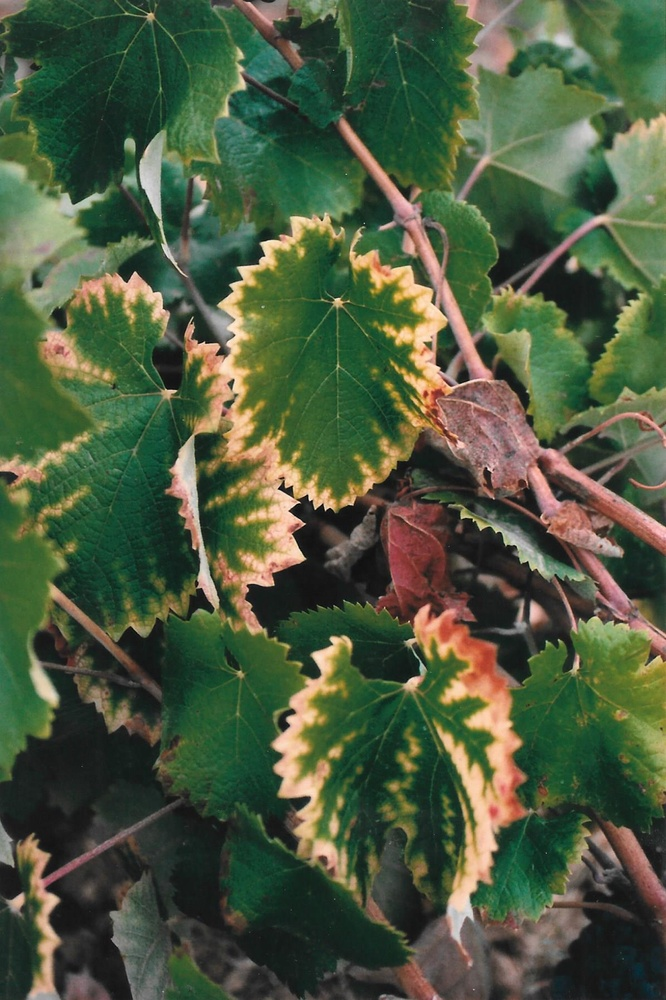
#> input picture imagenes/carencias.magnesio0003.jpg, 666 x 1000 px, shrunk from 1196 x 1796 before the run, given as the content of the folder ../imagenes/carencias.magnesio0003.jpg, which was not available
$ python segment_leaves.py --input ../imagenes/carencias.magnesio0003.jpg --output out.png
#> lines starting #> are read from the running program, lines starting #| are printed output that depends on the picture; after the words box and inside, x2 and y2 are one past the last pixel; in counts of white or black regions, pixels touching at a corner belong together; pictures that were not available may be replaced by others from this repository, and a replacement may not be noted
import os
import cv2
import numpy as np
import argparse
from tqdm import tqdm
from concurrent.futures import ThreadPoolExecutor, as_completed

def refine_mask(mask):
    h, w = mask.shape
    flood_mask = np.zeros((h + 2, w + 2), np.uint8)
    cleaned = mask.copy()
    cv2.floodFill(cleaned, flood_mask, (0, 0), 0)
    contours, _ = cv2.findContours(cleaned, cv2.RETR_EXTERNAL, cv2.CHAIN_APPROX_SIMPLE)
    if not contours:
        return mask
    largest_contour = max(contours, key=cv2.contourArea)
    refined_mask = np.zeros_like(mask)
    cv2.drawContours(refined_mask, [largest_contour], -1, 255, thickness=cv2.FILLED)
    return refined_mask

def segment_leaf(image):
    lab = cv2.cvtColor(image, cv2.COLOR_BGR2Lab)
    L, a, b = cv2.split(lab)
    L_eq = cv2.equalizeHist(L)
    L_blur = cv2.GaussianBlur(L_eq, (5, 5), 0)
    a_blur = cv2.GaussianBlur(a, (5, 5), 0)
    b_blur = cv2.GaussianBlur(b, (5, 5), 0)
    border = 10
    edges_a = np.concatenate([
        a_blur[:border, :].flatten(),
        a_blur[-border:, :].flatten(),
        a_blur[:, :border].flatten(),
        a_blur[:, -border:].flatten()
    ])
    edges_b = np.concatenate([
        b_blur[:border, :].flatten(),
        b_blur[-border:, :].flatten(),
        b_blur[:, :border].flatten(),
        b_blur[:, -border:].flatten()
    ])
    bg_a = np.median(edges_a)
    bg_b = np.median(edges_b)
    diff = np.sqrt((a_blur - bg_a) ** 2 + (b_blur - bg_b) ** 2)
    color_mask = (diff > 10).astype(np.uint8) * 255
    shadow_mask = ((L_blur < 100) & (diff < 15)).astype(np.uint8) * 255
    mask = cv2.bitwise_and(color_mask, cv2.bitwise_not(shadow_mask))
    kernel = np.ones((5, 5), np.uint8)
    mask = cv2.morphologyEx(mask, cv2.MORPH_CLOSE, kernel)
    mask = cv2.morphologyEx(mask, cv2.MORPH_OPEN, kernel)
    mask = refine_mask(mask)
    result = cv2.bitwise_and(image, image, mask=mask)
    return result

def get_all_images(input_dir):
    image_files = []
    for root, _, files in os.walk(input_dir):
        for f in files:
            if f.lower().endswith(('.png', '.jpg', '.jpeg')):
                abs_path = os.path.join(root, f)
                rel_path = os.path.relpath(abs_path, input_dir)
                image_files.append((abs_path, rel_path))
    return image_files

def process_image(args):
    abs_path, rel_path, input_dir, output_dir = args
    image = cv2.imread(abs_path)
    if image is None:
        return None
    segmented = segment_leaf(image)
    out_path = os.path.join(output_dir, rel_path)
    os.makedirs(os.path.dirname(out_path), exist_ok=True)
    cv2.imwrite(out_path, segmented, [cv2.IMWRITE_PNG_COMPRESSION, 9])
    return rel_path

def process_folder(input_dir, output_dir, max_workers=8):
    images = get_all_images(input_dir)
    tasks = [(abs_path, rel_path, input_dir, output_dir) for abs_path, rel_path in images]
    with ThreadPoolExecutor(max_workers=max_workers) as executor:
        futures = [executor.submit(process_image, t) for t in tasks]
#> in process_image, image is the input picture: shape (1000, 666, 3); mean B, G, R 63.3, 89.7, 76.2
#> in segment_leaf, `lab = cv2.cvtColor(image, cv2.COLOR_BGR2Lab)`: lab: shape (1000, 666, 3); mean of channels 0, 1, 2 91.9, 118.1, 141.8
#> in segment_leaf, `L, a, b = cv2.split(lab)`:
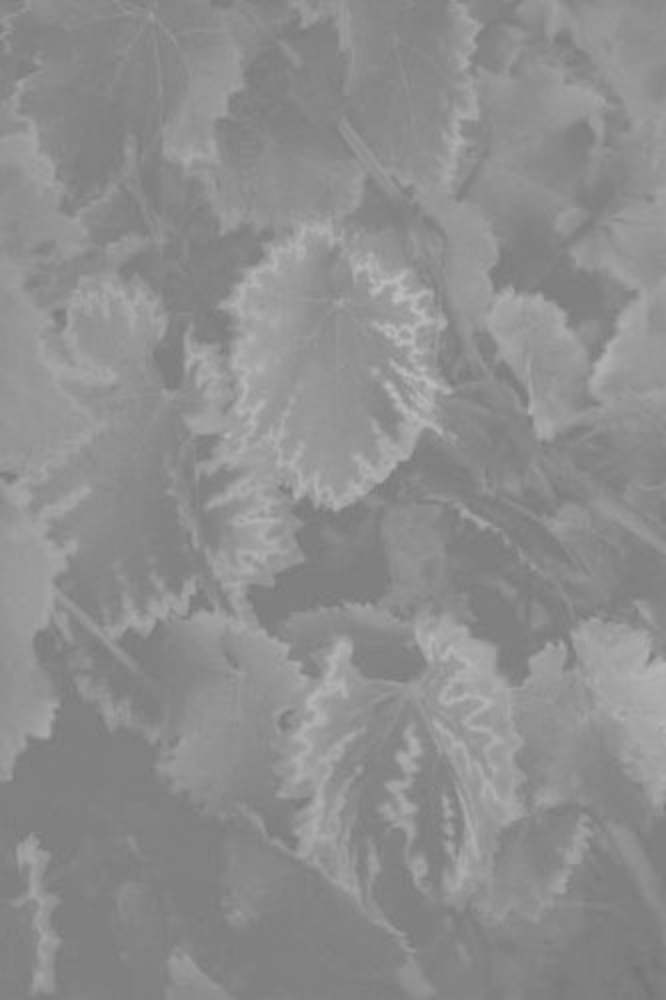
#> b: shape (1000, 666); min 116, max 188, mean 141.8
#> in segment_leaf, `L_eq = cv2.equalizeHist(L)`:
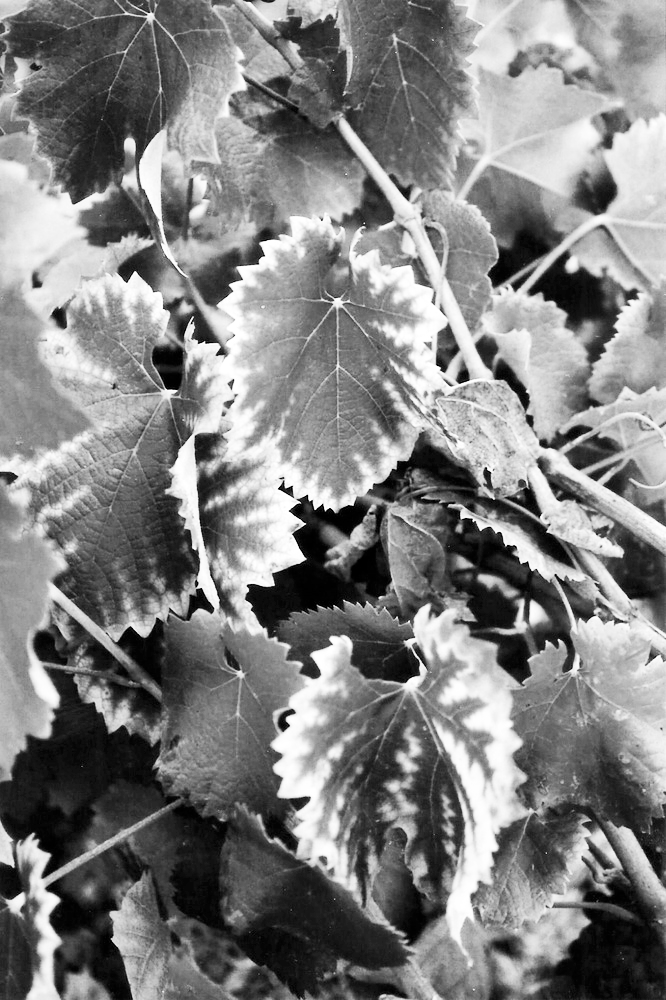
#> L_eq: shape (1000, 666); min 0, max 255, mean 128.3
#> in segment_leaf, `bg_a = np.median(edges_a)`: bg_a = 117
#> in segment_leaf, `bg_b = np.median(edges_b)`: bg_b = 139
#> in segment_leaf, `diff = np.sqrt((a_blur - bg_a) ** 2 + (b_blur - bg_b) ** 2)`:
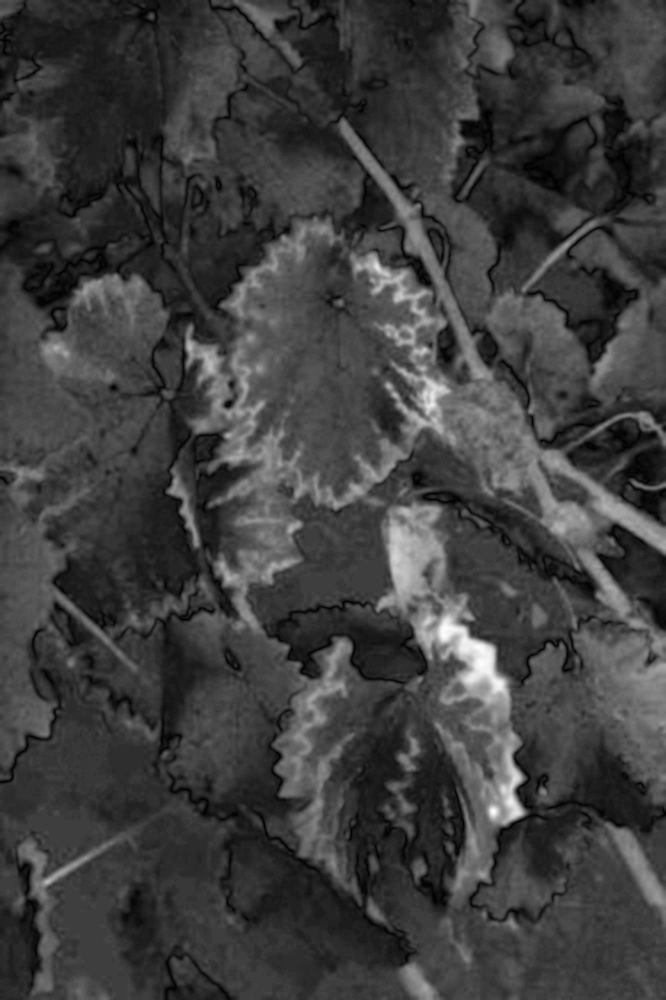
#> diff: shape (1000, 666) float64; min 0, max 63.6, mean 15.8; drawn with min black and max white
#> in segment_leaf, `color_mask = (diff > 10).astype(np.uint8) * 255`:
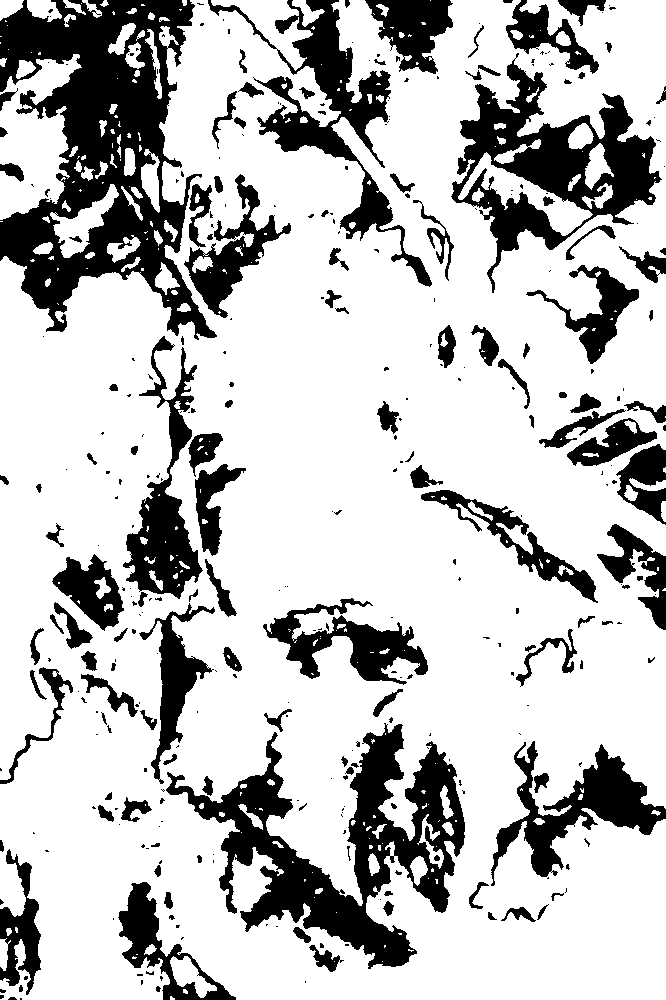
#> color_mask: shape (1000, 666); 75.4% white; 344 black regions (209 under 20 px), largest, box (x1, y1, x2, y2) and area: (0, 0, 217, 340) 34859, (166, 723, 465, 969) 24207, (451, 53, 662, 293) 16607
#> in segment_leaf, `shadow_mask = ((L_blur < 100) & (diff < 15)).astype(np.uint8) * 255`:
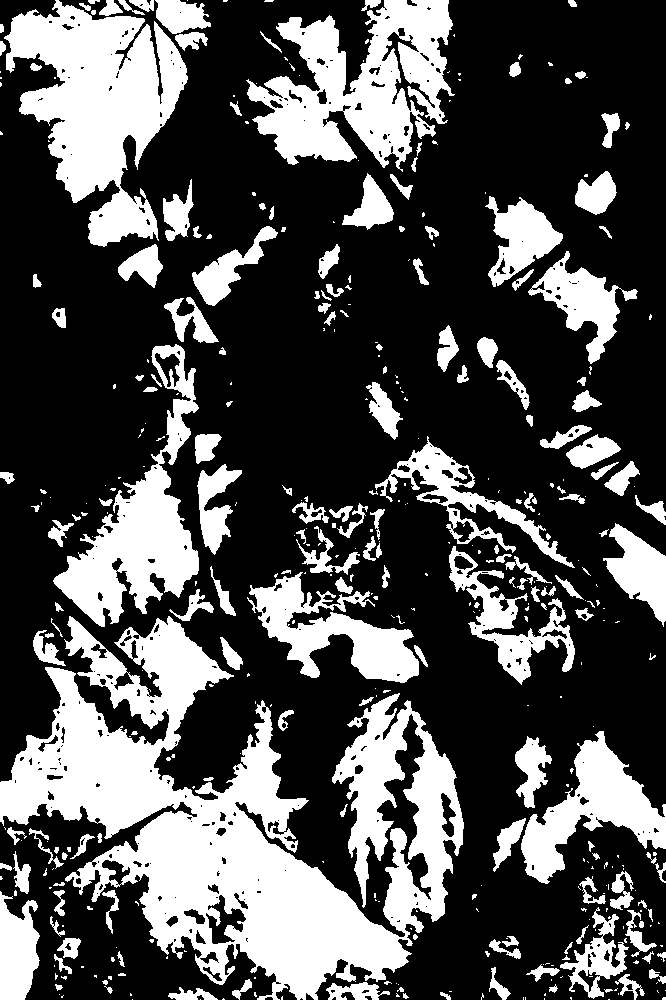
#> shadow_mask: shape (1000, 666); 31.4% white; 424 white regions (238 under 20 px), largest, box (x1, y1, x2, y2) and area: (0, 616, 464, 1000) 73538, (4, 0, 188, 247) 23357, (246, 0, 455, 172) 19090
#> in segment_leaf, `mask = cv2.bitwise_and(color_mask, cv2.bitwise_not(shadow_mask))`: mask: shape (1000, 666); 60% white; 439 black regions (263 under 20 px), largest, box (x1, y1, x2, y2) and area: (0, 589, 465, 1000) 82097, (0, 0, 219, 345) 41913, (208, 0, 455, 287) 23840
#> in segment_leaf, `mask = cv2.morphologyEx(mask, cv2.MORPH_CLOSE, kernel)`: mask: shape (1000, 666); 63.8% white; 195 black regions (3 under 20 px), largest, box (x1, y1, x2, y2) and area: (0, 616, 465, 998) 75524, (0, 0, 216, 343) 40291, (256, 0, 453, 166) 19083
#> in segment_leaf, `mask = cv2.morphologyEx(mask, cv2.MORPH_OPEN, kernel)`: mask: shape (1000, 666); 62.6% white; 119 black regions (1 under 20 px), largest, box (x1, y1, x2, y2) and area: (0, 593, 465, 1000) 82124, (0, 0, 216, 343) 41931, (243, 0, 453, 166) 20675
#> in refine_mask, `cv2.floodFill(cleaned, flood_mask, (0, 0), 0)`:
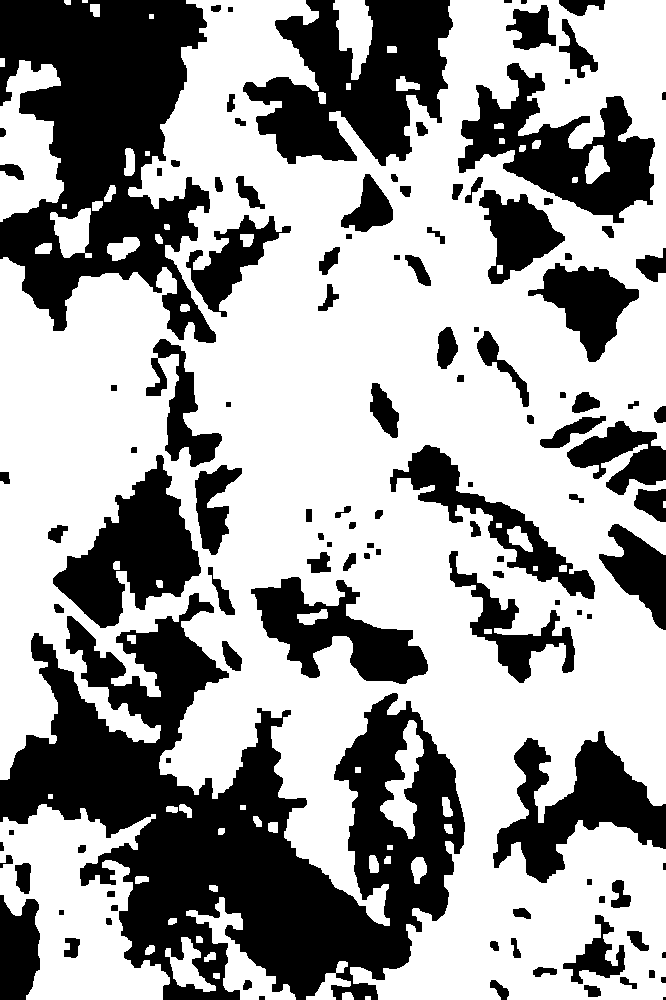
#> cleaned: shape (1000, 666); 62.4% white; 119 black regions (1 under 20 px)
#> in refine_mask, `contours, _ = cv2.findContours(cleaned, cv2.RETR_EXTERNAL, cv2.CHAIN_A..`: contours = 53 contours, 7 with area under 20; largest, box (x1, y1, x2, y2) and area: (0, 0, 666, 1000) 450468, (0, 804, 170, 1000) 19631, (0, 60, 64, 222) 6162, (186, 897, 296, 1000) 2858, (380, 720, 424, 839) 2044
#> in refine_mask, `largest_contour = max(contours, key=cv2.contourArea)`: largest_contour = contour of 2684 points, box (x1, y1, x2, y2) (0, 0, 666, 1000), area 450468
#> in refine_mask, `cv2.drawContours(refined_mask, [largest_contour], -1, 255, thickness=c..`: refined_mask: shape (1000, 666); 68.3% white; 19 black regions (1 under 20 px), largest, box (x1, y1, x2, y2) and area: (0, 593, 465, 1000) 114833, (0, 0, 216, 343) 52419, (243, 0, 453, 166) 23075
#> in segment_leaf, `result = cv2.bitwise_and(image, image, mask=mask)`:
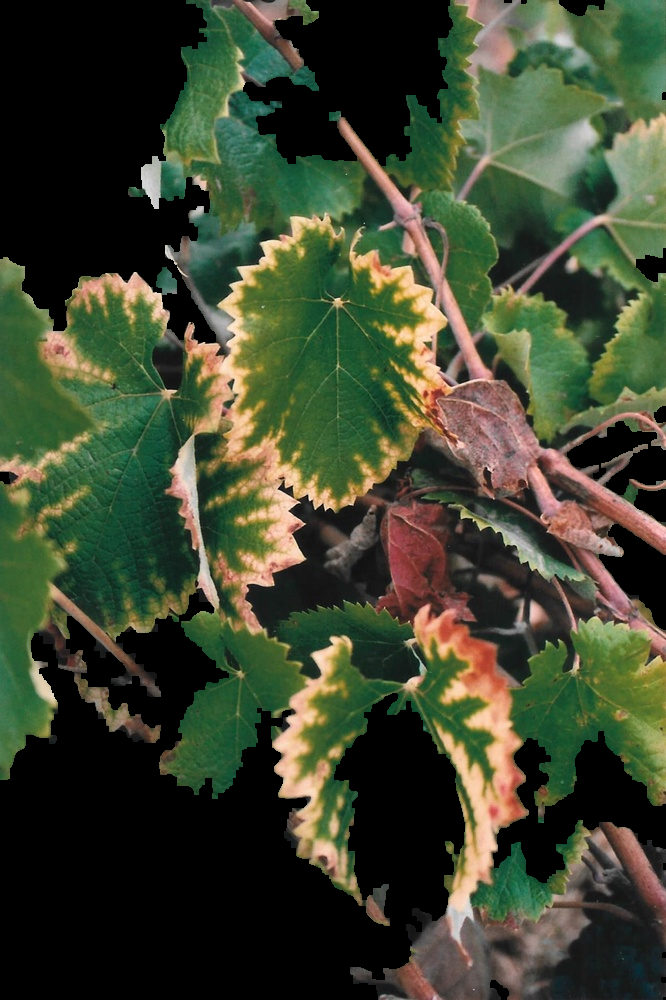
#> result: shape (1000, 666, 3); mean B, G, R 47.5, 69.1, 61.6
        for _ in tqdm(as_completed(futures), total=len(futures), desc="Segmentando"):
            pass

if __name__ == "__main__":
    parser = argparse.ArgumentParser(description="Segmentación mejorada estilo PlantVillage")
    parser.add_argument("--input", required=True, help="Carpeta de entrada con imágenes")
    parser.add_argument("--output", required=True, help="Carpeta de salida para imágenes segmentadas")
    parser.add_argument("--workers", type=int, default=8, help="Número de hilos para procesamiento paralelo")
    args = parser.parse_args()
    process_folder(args.input, args.output, max_workers=args.workers)

$ run again, on imagenes/enfermedades.botritis0001.jpg
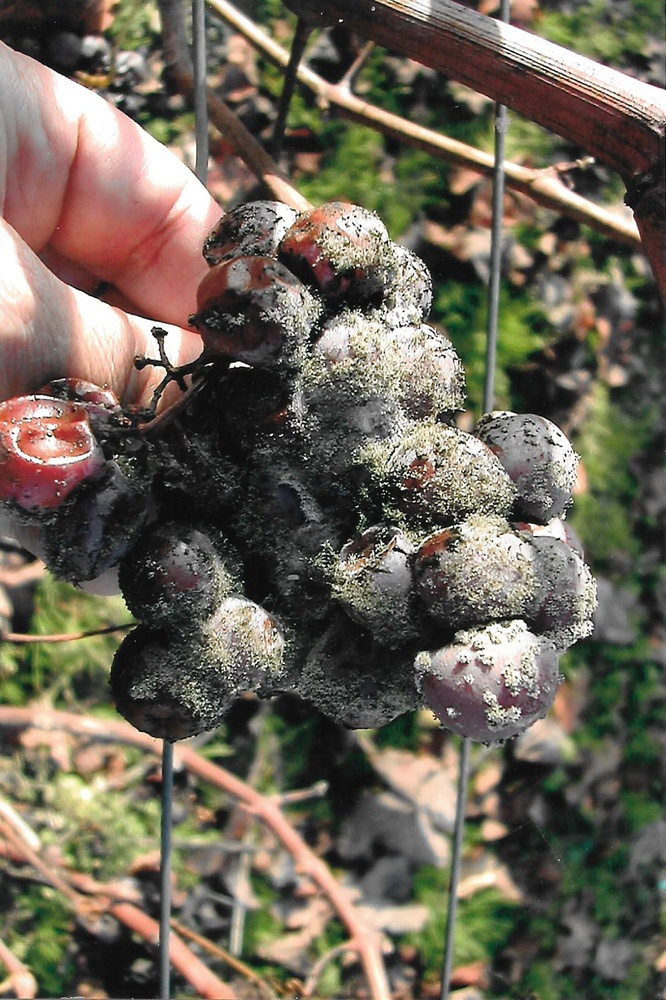
#> input picture imagenes/enfermedades.botritis0001.jpg, 666 x 1000 px, shrunk from 1196 x 1796 before the run, given as the content of the folder ../imagenes/enfermedades.botritis0001.jpg, which was not available
#> in process_image, image is the input picture: shape (1000, 666, 3); mean B, G, R 88, 102, 109.7
#> lab: shape (1000, 666, 3); mean of channels 0, 1, 2 108, 128.7, 137
#> bg_a = 128
#> bg_b = 133
#> in segment_leaf, `color_mask = (diff > 10).astype(np.uint8) * 255`:
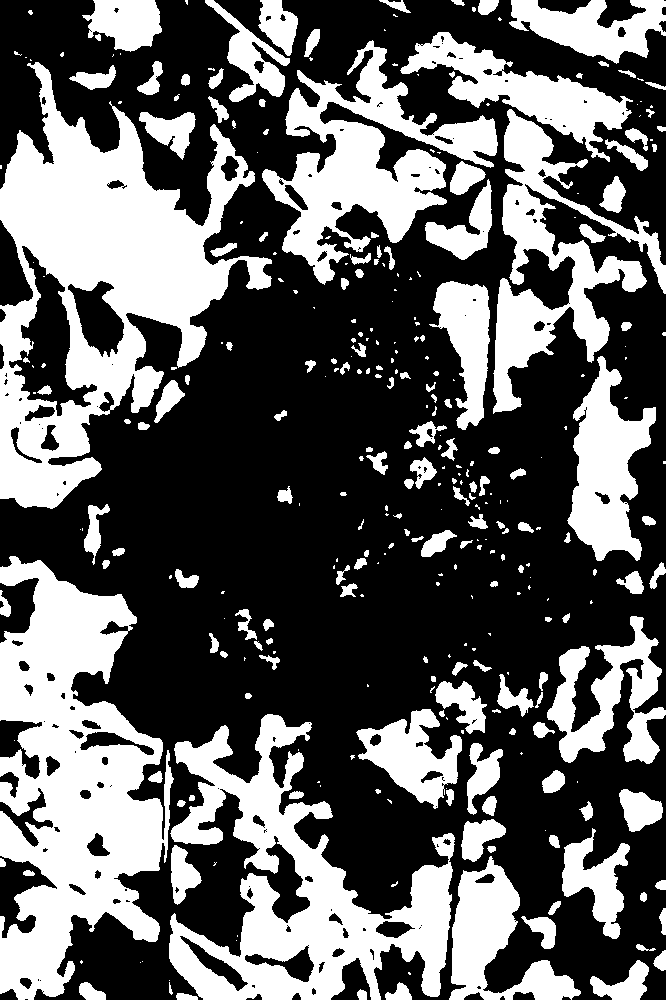
#> color_mask: shape (1000, 666); 37.8% white; 326 white regions (152 under 20 px), largest, box (x1, y1, x2, y2) and area: (0, 62, 272, 509) 49113, (0, 556, 174, 1000) 43631, (169, 714, 455, 1000) 32251
#> shadow_mask: shape (1000, 666); 34.6% white; 425 white regions (265 under 20 px), largest, box (x1, y1, x2, y2) and area: (0, 288, 575, 880) 104957, (203, 0, 666, 421) 38027, (480, 738, 666, 1000) 22110
#> contours = 135 contours, 14 with area under 20; largest, box (x1, y1, x2, y2) and area: (0, 556, 520, 1000) 83274, (0, 62, 255, 507) 49516, (283, 47, 497, 280) 17208, (568, 357, 656, 556) 8791, (502, 186, 645, 358) 6396
#> largest_contour = contour of 1774 points, box (x1, y1, x2, y2) (0, 556, 520, 1000), area 83274
#> refined_mask: shape (1000, 666); 12.9% white; 1 white region, box (x1, y1, x2, y2) and area: (0, 556, 520, 1000) 85697
#> in segment_leaf, `result = cv2.bitwise_and(image, image, mask=mask)`:
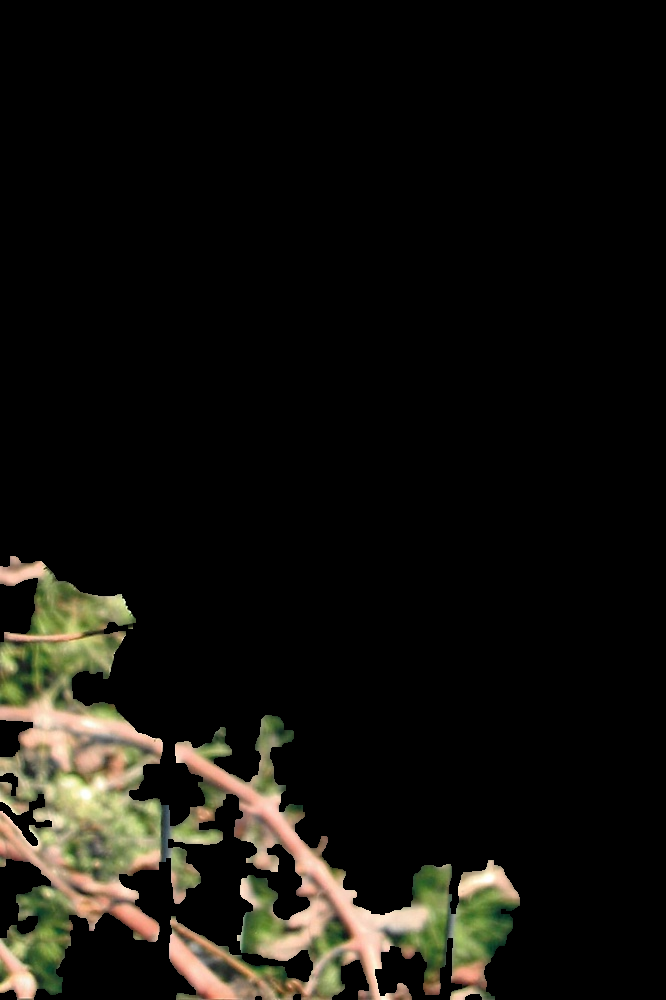
#> result: shape (1000, 666, 3); mean B, G, R 13.7, 18.8, 20.2
